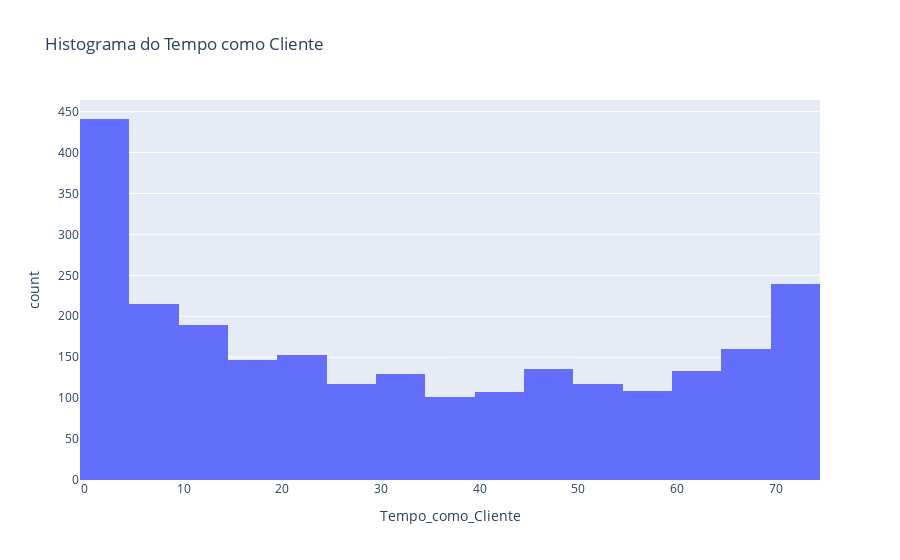
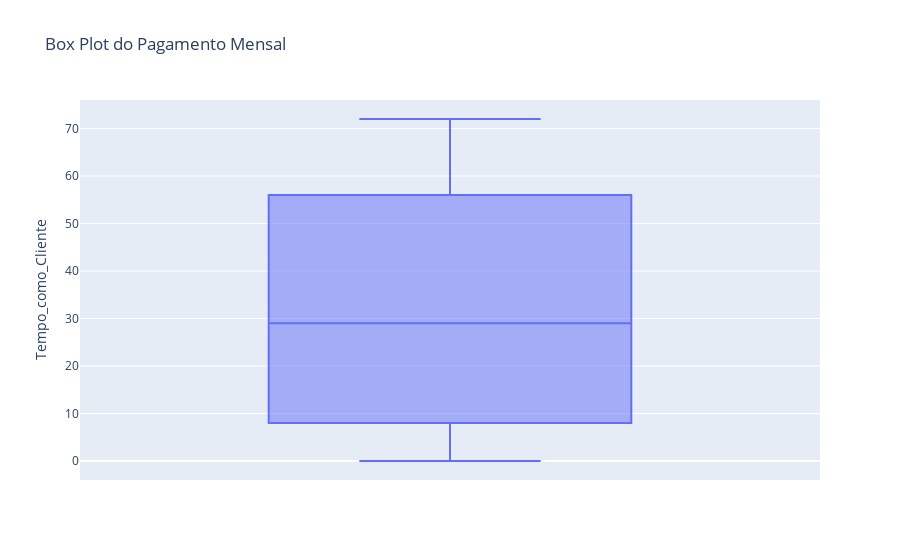

The cell these charts' notebook holds for them, in order:
### Code cell
plt.figure(figsize=(10,6))
fig = px.histogram(df, x='Tempo_como_Cliente', 
                        title='Histograma do Tempo como Cliente',
                        labels={'Frequencia': 'Meses'},
                        )
fig.show()

fig = px.box(df, y='Tempo_como_Cliente', title='Box Plot do Pagamento Mensal', labels={'Pagamento_Mensal': 'Valores'})
fig.show()

### Figure 1 — Plotly figure (JSON) as saved in the notebook; plotly's stock layout.template omitted (floating-point values rounded to 4 significant figures; data arrays with more than 128 entries replaced by an {"elided": "..."} marker saying what was removed)
{"data": [{"alignmentgroup": "True", "bingroup": "x", "hovertemplate": "Tempo_como_Cliente=%{x}<br>count=%{y}<extra></extra>", "legendgroup": "", "marker": {"color": "#636efa", "pattern": {"shape": ""}}, "name": "", "offsetgroup": "", "orientation": "v", "showlegend": false, "type": "histogram", "x": {"elided": "2495 int values"}, "xaxis": "x", "yaxis": "y"}], "layout": {"autosize": true, "barmode": "relative", "legend": {"tracegroupgap": 0}, "title": {"text": "Histograma do Tempo como Cliente"}, "xaxis": {"anchor": "y", "autorange": true, "domain": [0, 1], "range": [-0.5, 74.5], "title": {"text": "Tempo_como_Cliente"}, "type": "linear"}, "yaxis": {"anchor": "x", "autorange": true, "domain": [0, 1], "range": [0, 464.2], "title": {"text": "count"}}}}

### Figure 2 — Plotly figure (JSON) as saved in the notebook; plotly's stock layout.template omitted (floating-point values rounded to 4 significant figures; data arrays with more than 128 entries replaced by an {"elided": "..."} marker saying what was removed)
{"data": [{"alignmentgroup": "True", "hovertemplate": "Tempo_como_Cliente=%{y}<extra></extra>", "legendgroup": "", "marker": {"color": "#636efa"}, "name": "", "notched": false, "offsetgroup": "", "orientation": "v", "showlegend": false, "type": "box", "x0": " ", "xaxis": "x", "y": {"elided": "2495 int values"}, "y0": " ", "yaxis": "y"}], "layout": {"autosize": true, "boxmode": "group", "legend": {"tracegroupgap": 0}, "title": {"text": "Box Plot do Pagamento Mensal"}, "xaxis": {"anchor": "y", "autorange": true, "domain": [0, 1], "range": [-0.5, 0.5], "type": "category"}, "yaxis": {"anchor": "x", "autorange": true, "domain": [0, 1], "range": [-4, 76], "title": {"text": "Tempo_como_Cliente"}, "type": "linear"}}}
